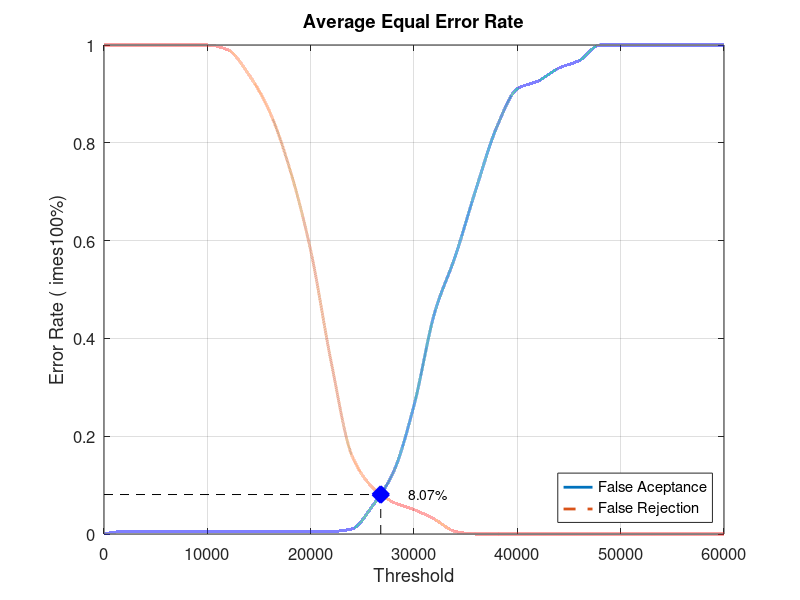
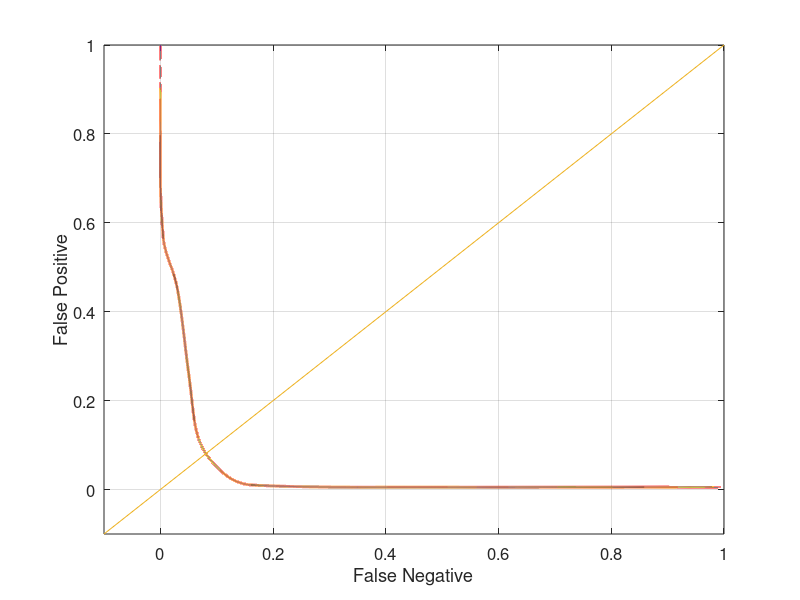

These charts were generated, in order, by the following MATLAB code:
close all;
clear;
clc;
x = 0:2000:60000;
xq = 0:0.5:60000;

y0 = [0 0.00526316 0.00526316 0.00526316 0.00526316 0.00526316 0.00526316 0.00526316 0.00526316 0.00526316 0.00526316 0.00526316 0.0105263 0.0578947 0.126316 0.263158 0.452632 0.568421 0.705263 0.831579 0.910526 0.926316 0.952632 0.968421 1 1 1 1 1 1 1]
yy0 = interp1(x, y0, xq, 'pchip');
y1 = [1 1 1 1 1 1 0.99 0.94 0.865 0.745 0.58 0.35 0.16 0.095 0.065 0.05 0.03 0.005 0 0 0 0 0 0 0 0 0 0 0 0 0]
yy1 = interp1(x, y1, xq, 'pchip');

% Calculating EER: 
y2 = abs(y0 - y1);
find(y2 == min(y2))
yy2 = abs(yy0 - yy1);
xEER = find(yy2 == min(yy2));
xEERIndex = xq(xEER) % X-axis EER
yEER = yy0(xEER) % Y-axis EER

main = figure
plot(xq, yy0,'-','LineWidth', 2);	hold on
plot(xq, yy1,'--','LineWidth', 2);	hold on
plot([xEERIndex xEERIndex], [0 yEER], 'k--');	hold on
plot([0 xEERIndex], [yEER yEER], 'k--');	hold on
plot(xEERIndex, yEER, 'bx', 'LineWidth', 10);	hold on
text(xEERIndex + 10 * xEERIndex / 100, yEER, [num2str(round((10000 * yEER)) / 100) '%'])
legend('False Aceptance', 'False Rejection', 'Location', 'SouthEast')
xlabel('Threshold')
ylabel('Error Rate (	imes100%)')
title('Average Equal Error Rate')
set(gca, 'FontSize', 12)
axis([0 60000 0 1])
grid on

print(main, 'Database1_2Main', '-dpng');
FNRxFPR = figure('Color', [1 1 1]);
plot(yy1, yy0, '-', yy1, yy0, 'LineWidth', 2);
hold on
y = -0.1:0.1:1
plot(y, y); 
set(gca, 'FontSize', 12)
xlabel('False Negative')
ylabel('False Positive')
axis([-0.1 1 -0.1 1])
set(gca, 'FontSize', 12)
grid on

print(FNRxFPR, 'Database1_2FNRxFPR','-dpng');
